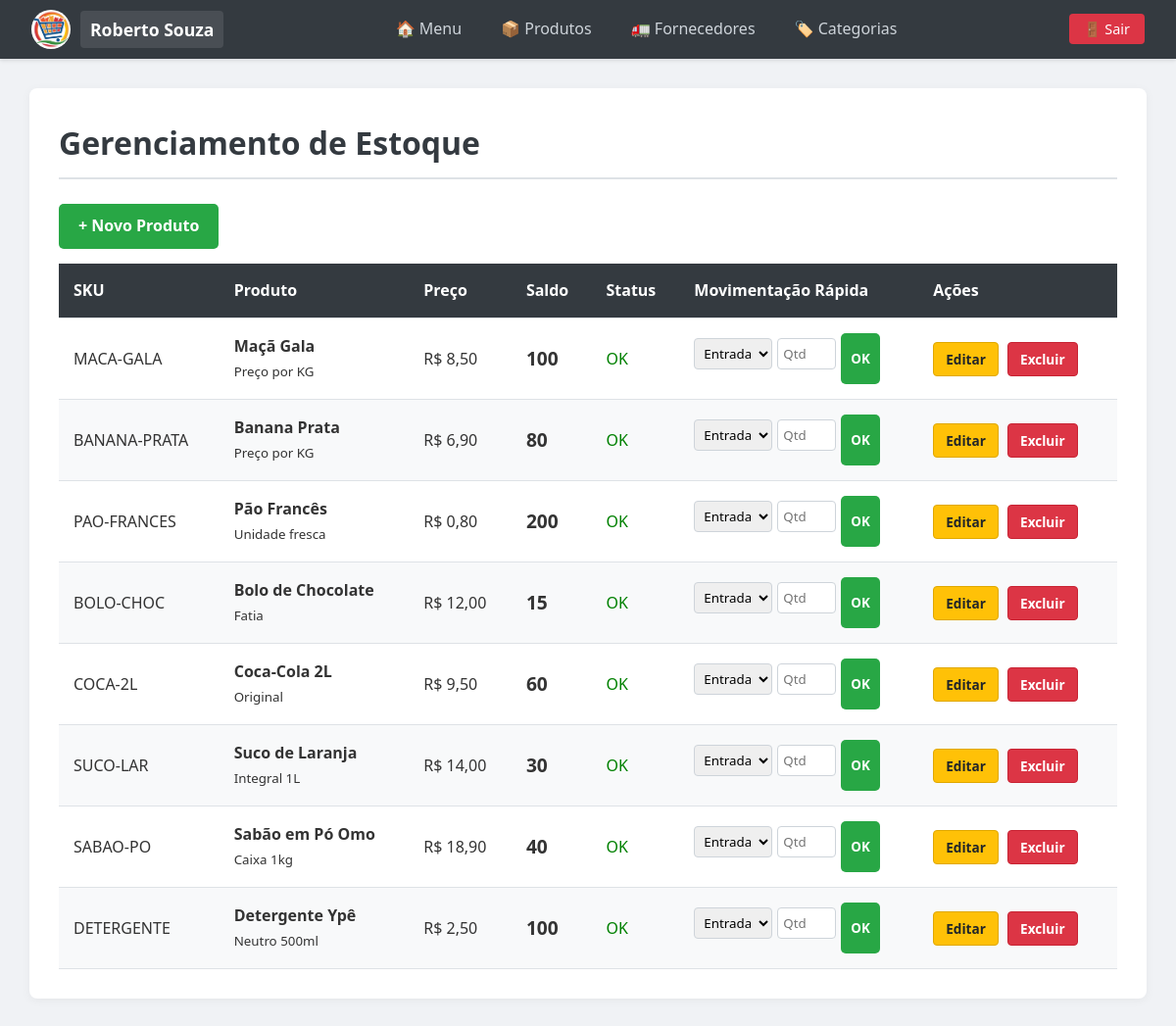
/Controller/ProdutoController.php?acao=listarProdutos (signed in), run on the app's committed database.
### tables this page shows
CREATE TABLE produtos (
    id INT AUTO_INCREMENT PRIMARY KEY,
    sku VARCHAR(50) NOT NULL,
    nome VARCHAR(100) NOT NULL,
    descricao TEXT,
    preco DECIMAL(10, 2) NOT NULL,
    quantidade INT DEFAULT 0,
    estoque_minimo INT DEFAULT 5,
    
    id_categoria INT NULL,
    id_fornecedor INT NULL,
    id_usuario INT NOT NULL,
    
    FOREIGN KEY (id_categoria) REFERENCES categorias(id) ON DELETE SET NULL,
    FOREIGN KEY (id_fornecedor) REFERENCES fornecedores(id) ON DELETE SET NULL,
    FOREIGN KEY (id_usuario) REFERENCES usuarios(id) ON DELETE CASCADE
);

### Model/DAO/ProdutoDAO.php (called while the page is built, shortened)
<?php
    require_once __DIR__ . '/../Produto.php';
    class ProdutoDAO {
        public function listarPorUsuario($id_usuario){
            $conexao = Conexao::Conectar();
            $consultaSQL = "SELECT * FROM produtos WHERE id_usuario = :id_usuario";
            $declaracao = $conexao->prepare($consultaSQL);
            $declaracao->bindValue(":id_usuario", $id_usuario);
            $declaracao->execute();
            $linhas = $declaracao->fetchAll(PDO::FETCH_ASSOC);
            $listaProdutos = [];
            foreach ($linhas as $linha) {
                $listaProdutos[] = $this->montarProduto($linha, $id_usuario);
            }
            return $listaProdutos;
        }
        private function montarProduto(array $linha, $id_usuario): Produto {
            $usuarioTenant = new Cliente(null, null, null, null);
            $usuarioTenant->setId($id_usuario);
            $fornecedor = null;
            if (!empty($linha['id_fornecedor'])) {
                $fornecedor = new Fornecedor(null, null, null, null, $usuarioTenant);
                $fornecedor->setId($linha['id_fornecedor']);
            }
            $categoria = null;
            if (!empty($linha['id_categoria'])) {
                $categoria = new Categoria($linha['id_categoria'], null, $usuarioTenant);
            }
            $produto = new Produto(
                $linha['sku'],
                $linha['nome'],
                $linha['descricao'],
                $linha['preco'],
                $linha['quantidade'],
                $linha['estoque_minimo'],
                $usuarioTenant,
                $fornecedor,
                $categoria
            );
            $produto->setId($linha['id']);
            return $produto;
        }
    }
?>

### Model/Produto.php (called while the page is built, shortened)
<?php
    class Produto {
        private $id;
        private $sku;
        private $nome;
        private $descricao;
        private $preco;
        private $quantidade;
        private $estoqueMinimo;
        public function __construct($sku, $nome, $descricao, $preco, $quantidade, $estoqueMinimo, Usuario $usuario, ?Fornecedor $fornecedor = null, ?Categoria $categoria = null){
            $this->sku = $sku;
            $this->nome = $nome;
            $this->descricao = $descricao;
            $this->preco = $preco;
            $this->quantidade = $quantidade;
            $this->estoqueMinimo = $estoqueMinimo;
        }
        public function getId(){
            return $this->id;
        }
        public function setId($id){
            $this->id = $id;
        }
        public function getSku(){
            return $this->sku;
        }
        public function getNome(){
            return $this->nome;
        }
        public function getDescricao(){
            return $this->descricao;
        }
        public function getPreco(){
            return $this->preco;
        }
        public function getQuantidade(){
            return $this->quantidade;
        }
        public function getEstoqueMinimo(){
            return $this->estoqueMinimo;
        }
    }
?>

### View/Produto/ListarProduto.php (the view, shortened to what this page needs)
<?php
    require_once __DIR__ . '/../../Model/Produto.php';
?>
<!DOCTYPE html>
<html lang="pt-br">
<head>
    <link rel="stylesheet" href="../View/Assets/style.css">
</head>
<body>
    <nav>
        <div class="nav-brand">
            <div style="display: flex; align-items: center; gap: 10px;">
                <?php if($_SESSION['foto_perfil']): ?>
                    <img src="../View/Assets/Imagens/Uploads/<?php echo $_SESSION['foto_perfil']; ?>" alt="Foto de Perfil" style="width: 40px; height: 40px; border-radius: 50%; object-fit: cover;">
                <?php else: ?>
                    <div style="width: 40px; height: 40px; border-radius: 50%; background-color: #ddd; display: flex; align-items: center; justify-content: center;">👤</div>
                <?php endif; ?>
                <span class="company-name"><?php echo $_SESSION['nome']; ?></span>
            </div>
        </div>
        <div class="nav-links">
            <a href="ClienteController.php?acao=dashboard">🏠 Menu</a>
            <a href="ProdutoController.php?acao=listarProdutos">📦 Produtos</a>
            <a href="FornecedorController.php?acao=listarFornecedores">🚛 Fornecedores</a>
            <a href="CategoriaController.php?acao=listarCategorias">🏷️ Categorias</a>
        </div>
        <div class="nav-logout">
            <a href="AutenticaController.php?acao=logout" class="btn-logout">🚪 Sair</a>
        </div>
    </nav>
    <div class="container">
        <h1>Gerenciamento de Estoque</h1>
        <a href="ProdutoController.php?acao=prepararCadastro" class="btn">
            + Novo Produto
        </a>
        <table>
            <thead>
                <tr>
                    <th>SKU</th>
                    <th>Produto</th>
                    <th>Preço</th>
                    <th>Saldo</th>
                    <th>Status</th>
                    <th>Movimentação Rápida</th>
                    <th>Ações</th>
                </tr>
            </thead>
            <tbody>
                <?php if(count($listaDeprodutos) > 0): ?>
                    <?php foreach($listaDeprodutos as $produto): ?>
                        <?php
                            $alerta = $produto->getQuantidade() < $produto->getEstoqueMinimo();
                            $classeLinha = $alerta ? 'style="background-color: #fff3cd;"' : '';
                            $textoStatus = $alerta ? '<span style="color:red; font-weight:bold;">BAIXO!</span>' : '<span style="color:green;">OK</span>';
                        ?>
                        <tr <?php echo $classeLinha; ?>>
                            <td><?php echo $produto->getSku(); ?></td>
                            <td>
                                <strong><?php echo $produto->getNome(); ?></strong><br>
                                <small><?php echo $produto->getDescricao(); ?></small>
                            </td>
                            <td>R$ <?php echo number_format($produto->getPreco(), 2, ',', '.'); ?></td>
                            <td style="font-size: 1.2rem; font-weight: bold;">
                                <?php echo $produto->getQuantidade(); ?>
                            </td>
                            <td><?php echo $textoStatus; ?></td>
                            <td>
                                <form action="ProdutoController.php" method="POST" style="display:flex; gap:5px; margin:0; padding:0; background:none; box-shadow:none;">
                                    <select name="tipo" style="width: 80px; padding: 5px;">
                                        <option value="entrada">Entrada</option>
                                    </select>
                                    <input type="number" name="quantidade" placeholder="Qtd" style="width: 60px; padding: 5px;" min="1" required>
                                    <button type="submit" style="padding: 5px 10px;" class="btn">OK</button>
                                </form>
                            </td>
                            <td>
                                <a href="ProdutoController.php?acao=prepararEdicaoProduto&id_produto=<?php echo $produto->getId(); ?>"
                                 class="btn-acao btn-editar">Editar</a>
                                <a href="ProdutoController.php?acao=excluirProduto&id_produto=<?php echo $produto->getId(); ?>"
                                   onclick="return confirm('Tem certeza que deseja excluir?')"
                                 class="btn-acao btn-excluir">Excluir</a>
                            </td>
                        </tr>
                    <?php endforeach; ?>
                <?php else: ?>
                    <tr>
                        <td colspan="7" style="text-align: center;">Nenhum produto cadastrado.</td>
                    </tr>
                <?php endif; ?>
            </tbody>
        </table>
    </div>
</body>
</html>

### Controller/ProdutoController.php (shortened to what this page needs)
<?php
    require_once __DIR__ . '/../Model/DAO/ProdutoDAO.php';
    require_once __DIR__ . '/../Model/DAO/MovimentacaoDAO.php';
    require_once __DIR__ . '/../Model/Produto.php';
    class ProdutoController {
        private ProdutoDAO $produtoDAO;
        public function __construct() {
            $this->produtoDAO = new ProdutoDAO();
        }
        public function listarProdutos(){
            $listaDeprodutos = $this->produtoDAO->listarPorUsuario($_SESSION['id']);
            require_once __DIR__ . '/../View/Produto/ListarProduto.php';
        }
    }
    if(isset($_REQUEST['acao'])){
        $controller = new ProdutoController();
        switch($_REQUEST['acao']){
            case 'listarProdutos':
                $controller->listarProdutos();
                break;
        }
    }
?>

### View/Assets/style.css (style rules this page uses)
* { margin: 0; padding: 0; box-sizing: border-box; font-family: 'Segoe UI', Tahoma, Geneva, Verdana, sans-serif; }
body { background-color: #f0f2f5; color: #333; line-height: 1.6; min-height: 100vh; }
a { text-decoration: none; }
nav { background-color: #343a40; color: white; padding: 0 2rem; height: 60px; display: flex; justify-content: space-between; align-items: center; box-shadow: 0 2px 4px rgba(0,0,0,0.1); }
.nav-brand .company-name { font-size: 1.1rem; font-weight: bold; background-color: rgba(255, 255, 255, 0.1); padding: 5px 10px; border-radius: 4px; }
.nav-links { display: flex; gap: 20px; }
.nav-links a { color: #ced4da; font-weight: 500; padding: 5px 10px; border-radius: 4px; transition: all 0.3s; }
.btn-logout { background-color: #dc3545; color: white !important; padding: 6px 15px; border-radius: 4px; font-size: 0.9rem; transition: background 0.3s; }
.container { width: 95%; max-width: 100%; margin: 30px auto; background: white; padding: 30px; border-radius: 8px; box-shadow: 0 2px 10px rgba(0,0,0,0.05); }
h1 { margin-bottom: 25px; color: #343a40; border-bottom: 2px solid #dee2e6; padding-bottom: 10px; }
table { width: 100%; border-collapse: collapse; margin-top: 15px; background-color: white; }
thead { background-color: #343a40; color: white; }
th, td { padding: 15px; text-align: left; border-bottom: 1px solid #dee2e6; }
tbody tr:nth-child(even) { background-color: #f8f9fa; }
td:last-child { white-space: nowrap; }
.btn { display: inline-block; background-color: #28a745; color: white !important; padding: 10px 20px; border-radius: 5px; border: none; cursor: pointer; font-weight: 600; transition: opacity 0.2s; }
.btn-acao { padding: 6px 12px; border-radius: 4px; font-size: 0.85rem; font-weight: bold; margin-right: 5px; display: inline-block; text-decoration: none; }
.btn-editar { background-color: #ffc107; color: #212529 !important; border: 1px solid #e0a800; }
.btn-excluir { background-color: #dc3545; color: white !important; border: 1px solid #c82333; }
input, select { width: 100%; padding: 10px; margin: 5px 0 15px 0; border: 1px solid #ced4da; border-radius: 4px; }

### data on the page
produtos: sku "MACA-GALA", nome "Maçã Gala", descricao "Preço por KG", preco "8,50", quantidade "100", estoque_minimo "OK"
produtos: sku "BANANA-PRATA", nome "Banana Prata", descricao "Preço por KG", preco "6,90", quantidade "80", estoque_minimo "OK"
produtos: sku "PAO-FRANCES", nome "Pão Francês", descricao "Unidade fresca", preco "0,80", quantidade "200", estoque_minimo "OK"
produtos: sku "BOLO-CHOC", nome "Bolo de Chocolate", descricao "Fatia", preco "12,00", quantidade "15", shows "OK"
produtos: sku "COCA-2L", nome "Coca-Cola 2L", descricao "Original", preco "9,50", quantidade "60", estoque_minimo "OK"
produtos: sku "SUCO-LAR", nome "Suco de Laranja", descricao "Integral 1L", preco "14,00", quantidade "30", estoque_minimo "OK"
produtos: sku "SABAO-PO", nome "Sabão em Pó Omo", descricao "Caixa 1kg", preco "18,90", quantidade "40", estoque_minimo "OK"
produtos: sku "DETERGENTE", nome "Detergente Ypê", descricao "Neutro 500ml", preco "2,50", quantidade "100", estoque_minimo "OK"

### other printed values
$_SESSION['nome'] "Roberto Souza"
